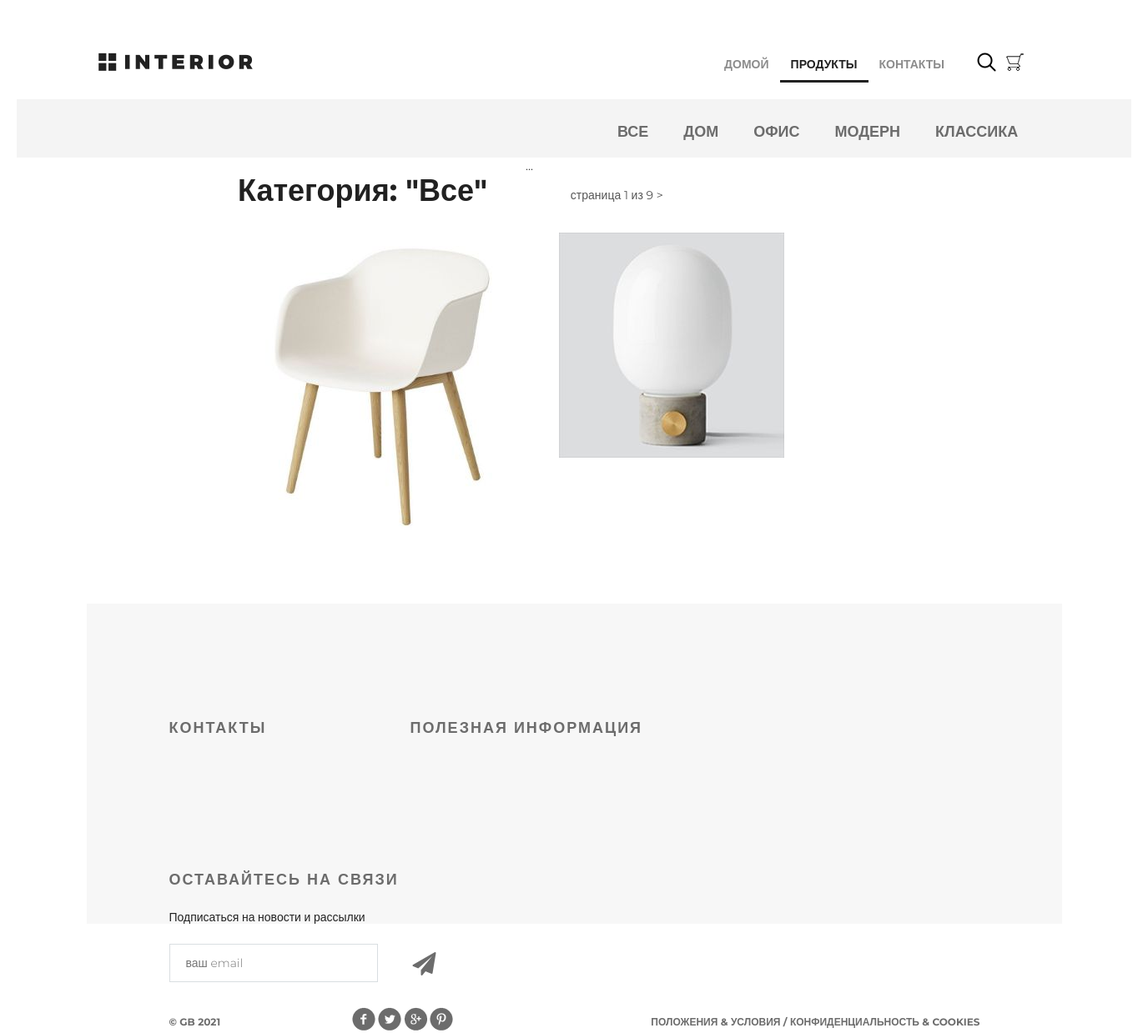
Screenshot of /products/category/0/ with the database file from the repository.
### mainapp/models.py (models this page shows, shortened)
class ProductCategory(models.Model):
    name = models.CharField(verbose_name='название категории', max_length=64, unique=True)
    description = models.TextField(verbose_name='описание категории', blank=True)
    is_active = models.BooleanField(verbose_name='категория активна', default=True)

class Product(models.Model):
    category = models.ForeignKey(ProductCategory, on_delete=models.CASCADE)
    name = models.CharField(verbose_name='имя продукта', max_length=128)
    image = models.ImageField(upload_to='products_images', blank=True)
    short_desc = models.CharField(verbose_name='краткое описание продукта', max_length=60, blank=True)
    description = models.TextField(verbose_name='описание продукта', blank=True)
    price = models.DecimalField(verbose_name='цена продукта', max_digits=8, decimal_places=2, default=0)
    quantity = models.PositiveIntegerField(verbose_name='количество на складе', default=0)
    is_active = models.BooleanField(verbose_name='категория активна', default=True)

### mainapp/views.py (the view, shortened to what this page needs)
# urls.py: re_path(r'^category/(?P<pk>\d+)/$', cache_page(3600)(mainapp.products)),
@never_cache
def products(request, pk=None, page=1):
    title = 'продукты'
    links_menu = ProductCategory.objects.filter(is_active=True)
    basket = get_basket(request.user)
    if pk is not None:
        if pk == '0':
            category = {
                'pk': 0,
                'name': 'все'
            }
            products = get_products_ordered_by_price()
        else:
            category = get_category()
            products = get_products_ordered_by_price()
        paginator = Paginator(products, 2)
        try:
            products_paginator = paginator.page(page)
        except PageNotAnInteger:
            products_paginator = paginator.page(1)
        except EmptyPage:
            products_paginator = paginator.page(paginator.num_pages)
        content = {
            'title': title,
            'links_menu': links_menu,
            'category': category,
            'products': products_paginator,
            'basket': basket,
        }
        return render(request, 'mainapp/products_list.html', content)

### mainapp/context_processors.py (called while the page is built)
def basket(request):
    print(f'context processor basket works')
    basket = []
    if request.user.is_authenticated:
        basket = Basket.objects.filter(user=request.user)
    return {
        'basket': basket,
    }

### mainapp/views.py (called while the page is built)
def get_basket(user):
    if user.is_authenticated:
        return Basket.objects.filter(user=user)
    else:
        return []

def get_products_ordered_by_price():
    if settings.LOW_CACHE:
        key = 'products_ordered_by_price'
        products = cache.get(key)
        if products is None:
            products = Product.objects.filter(is_active=True, category__is_active=True).order_by('price')
            cache.set(key, products)
        return products
    else:
        return Product.objects.filter(is_active=True, category__is_active=True).order_by('price')

### mainapp/templates/mainapp/products_list.html (shortened to what this page needs)
{% extends 'mainapp/base.html' %}
{% load static %}
{% block content %}
    <div class="details">
        <div class="links clearfix">
            {% include 'mainapp/includes/inc_products_list_content.html' %}
        </div>
        <div class="products_list">
            <div class="title clearfix">
                <h2>Категория: "{{ category.name|title }}"</h2>
                <div class="paginator">
                    <span class="current">
                    страница {{ products.number }} из {{ products.paginator.num_pages }}
                    </span>
                    {% if products.has_next %}
                        <a href="{% url 'products:page' category.pk products.next_page_number %}">></a>
                    {% endif %}
                </div>
            </div>
            <div class="category-products clearfix">
                {% for product in products %}
                    <div class="block">
                        <a href="{% url 'products:product' product.pk %}">
                            <img src="/media/{{ product.image }}" alt="{{ product.short_desc }}">
                        </a>
                    </div>
                {% endfor %}
            </div>
        </div>
    </div>
    <div class="clr"></div>
{% endblock %}

### mainapp/templates/mainapp/includes/inc_categories_menu.html
<ul class="links-menu">
    <li>
        <a href="{% url 'products:category' 0 %}" class="{% if request.resolver_match.kwargs.pk == 0 %}active{% endif %}">
            все
        </a>
    </li>
    {% for link in links_menu %}
        <li>
            <a href="{% url 'products:category' link.pk %}" class="{% if request.resolver_match.kwargs.pk|add:'0' == link.pk %}active{% endif %}">
                {{ link.name }}
            </a>
        </li>
    {% endfor %}
</ul>

### static/css/style.css (style rules this page uses)
* { margin: 0; padding: 0; }
body { font-family: 'Montserrat', sans-serif; }
html, body { height: 100%; }
.products_list { margin-left: 250px; }
.products_list a { color: #555; text-decoration: none; }
.products_list .title { margin: 20px auto; height: 50px; float: none; }
.products_list .title h2 { margin-top: 0; float: left; }
.products_list .title .paginator { display: block; position: relative; left: 75px; top: 15px; margin-left: 25px; color: #555; float: left; }
.paginator a, .paginator a:visited { color: #555; text-decoration: none; }
.category-products { margin-bottom: 75px; }
.category-products .block a img { float: left; }
.category-products .block { float: left; margin-right: 30px; display: block; height: 370px; width: 370px; position: relative; }
.clr { height: 384px; }
.clearfix:after { content: ""; display: block; clear: both; }
.title { height: 152px; margin-right: 15px; }
.title h2 { float: left; margin-top: 118px; color: #212121; font-size: 36px; font-weight: 700; text-align: left; margin-left: 15px; }
.links { height: 70px; background-color: #f4f4f4; position: relative; padding-left: 360px; }
.links-menu { margin: 27px auto 0px; position: absolute; }
.links-menu li { float: left; list-style-type: none; padding-right: 42px; }
.links-menu li a { text-decoration: none; color: #6c6c6c; font-size: 18px; font-weight: 700; text-transform: uppercase; }

### rows the page displays
ProductCategory: name "ДОМ"
ProductCategory: name "ОФИС"
ProductCategory: name "МОДЕРН"
ProductCategory: name "КЛАССИКА"
Product: image (picture)
Product: image (picture)

### other values shown
{{ category.name|title }} "Все"
{{ products.number }} "1"
{{ products.paginator.num_pages }} "9"
